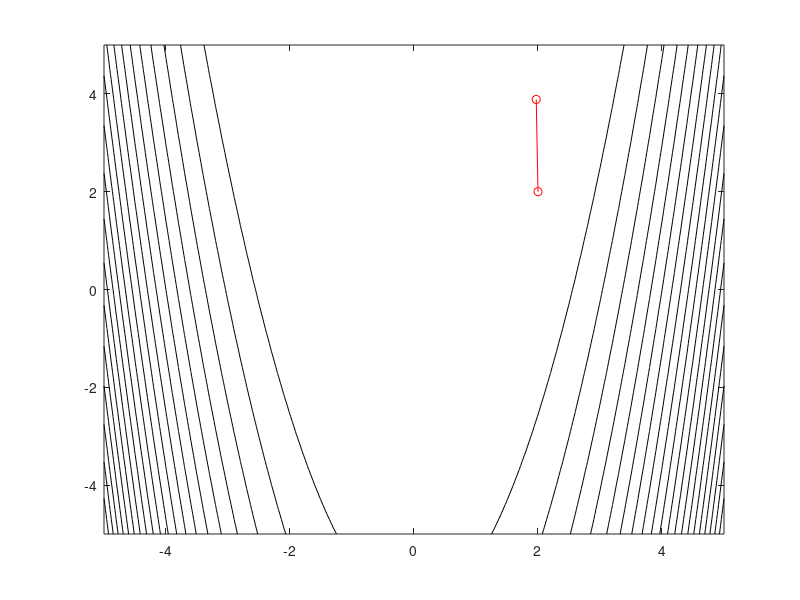

Write MATLAB code to recreate this figure. (Note: this script raises an error after producing the figure.)
clear all

[x,y] = meshgrid(-5:0.1:5);
F = 100 * (y - x.^2).^2 + (1 - x.^2).^2;

figure(2)
contour(x,y,F,20,'k')
hold on

X0 = [2;2];
x0 = X0(1);
y0 = X0(2);

F0 = 100 * (y - x.^2).^2 + (1 - x.^2).^2;
DF0 = [4*x0.*(101*x0.^2 - 100*y0 - 1); 200*(y0 - x0^2)];

H = [-400*(y0-x0.^2)+808*x0.^2-4*(1-x0.^2) -400*x0;  ...
     -400*x0  200];

hold on
for i = 1:9
    H = [ -400*(X0(2)-X0(1).^2)+808*X0(1).^2-4*(1-X0(1).^2) -400*X0(1);  ...
     -400*X0(1)  200];
    F0 = 100 * (X0(2) - X0(1)^2).^2 + (1 - X0(1)^2).^2;
    DF0 = [4*X0(1)*(101*X0(1)^2 - 100*X0(2) - 1); 200*(X0(2) - X0(1)^2)];
    X1 = X0 - inv(H)*DF0;
    plot([X0(1) X1(1)],[X0(2) X1(2)],'r',[X0(1) X1(1)],[X0(2) X1(2)],'ro')
    X0 = X1
    fun2(X0)
end

hold off